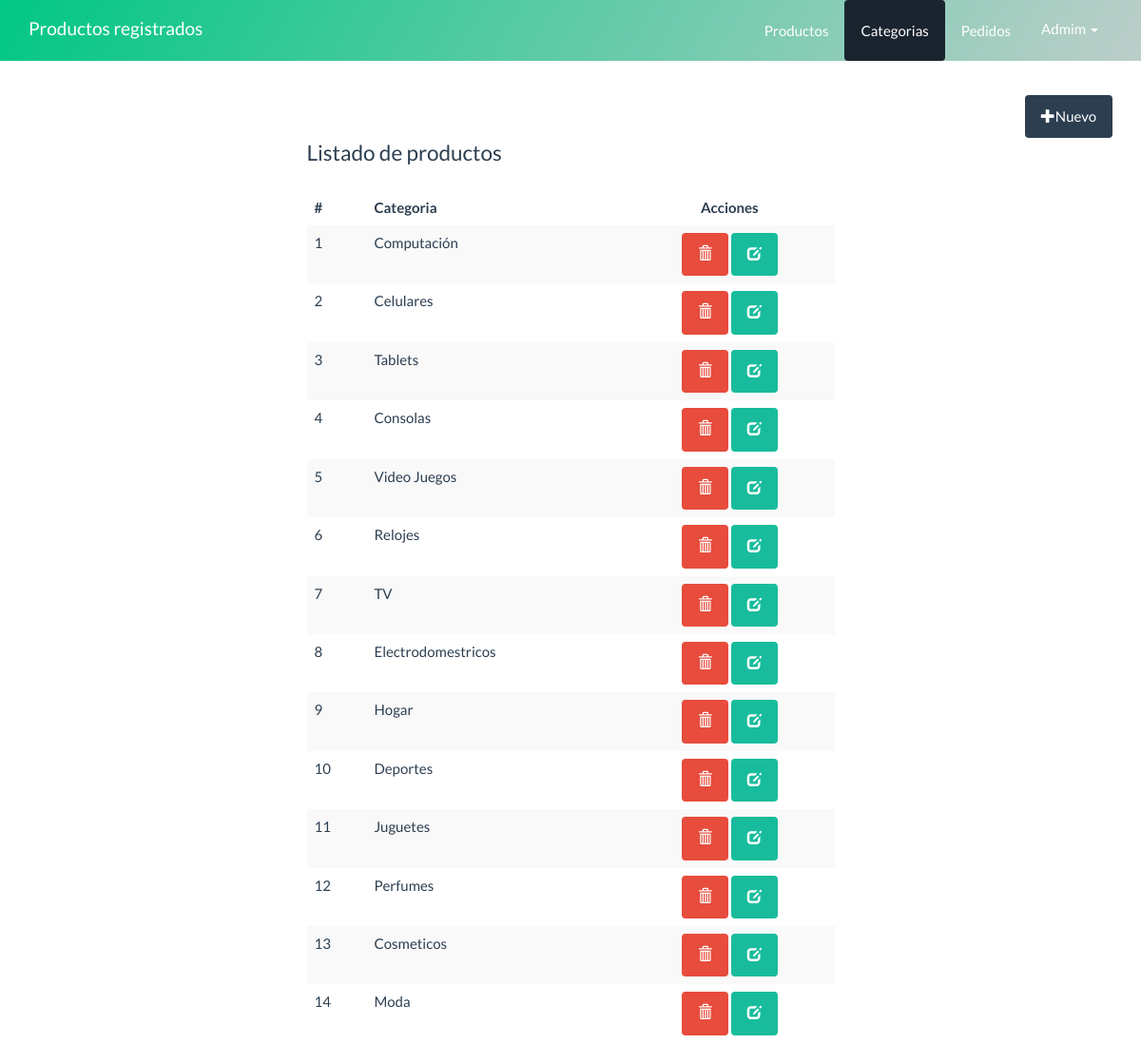
Page /panel/categorias/index.php on the committed database.
### tables this page shows
CREATE TABLE `categoria` (
  `id` int(11) UNSIGNED NOT NULL,
  `nomCategoria` varchar(100) NOT NULL
);

### src/categoria.php (called while the page is built, shortened)
<?php
class Categoria{
    private $cn = null;
    public function __construct(){
        $this -> config=parse_ini_file(__DIR__.'/../config.ini');
        $this->cn = new \PDO( $this->config['dns'], $this->config['usuario'],$this->config['clave'],array(
            \PDO::MYSQL_ATTR_INIT_COMMAND => 'SET NAMES utf8'
        ));
    }
    public function mostrar(){
        $sql = "SELECT * FROM `categoria`";
        $resultado = $this->cn->prepare($sql);
        if($resultado->execute())
            return $resultado->fetchAll();
        return false;
    }
}

### panel/categorias/index.php (the view, shortened to what this page needs)
<!DOCTYPE html>
<html lang="en">
  <head>
    <link rel="stylesheet" href="../../assets/css/bootstrap.min.css">
    <link rel="stylesheet" href="../../assets/css/estilos.css">
  </head>
  <body>
    <nav class="navbar navbar-default navbar-fixed-top">
      <div class="container">
        <div class="navbar-header">
          <a class="navbar-brand" href="../dashboard.php">Productos registrados</a>
        </div>
        <div id="navbar" class="navbar-collapse collapse">
          <ul class="nav navbar-nav pull-right">
            <li>
              <a href="../productos/index.php" class="btn">Productos</a>
            </li>
            <li class="active">
              <a href="index.php" class="btn">Categorias</a>
            </li>
            <li>
              <a href="../pedidos/index.php" class="btn">Pedidos</a>
            </li>
            <li class="dropdown">
              <a href="#" class="dropdown-toggle" data-toggle="dropdown" role="button" aria-haspopup="true" aria-expanded="false">Admim <span class="caret"></span></a>
            </li>
          </ul>
        </div>
      </div>
    </nav>
    <div class="container" id="main">
        <div class="row">
            <div class="col-md-12">
                <div class="pull-right">
                    <a href="form_registrar.php" class="btn btn-primary"><span class="glyphicon glyphicon-plus"></span>Nuevo</a>
                </div>
            </div>
        </div>
        <div class="row">
            <div class="col-md-6">
                <fieldset>
                  <legend>Listado de productos</legend>
                  <table class="table table-hover table-striped">
                    <thead>
                      <tr>
                        <th>#</th>
                        <th>Categoria</th>
                        <th class="text-center">Acciones</th>
                      </tr>
                    </thead>
                    <tbody>
                      <?php
                        $tienda = new Kawschool\Categoria;
                        $info_producto = $tienda->mostrar();
                        $cantidad = count($info_producto);
                        if($cantidad > 0){
                          $c = 0;
                          for($x =0; $x < $cantidad; $x++){
                            $c++;
                            $item = $info_producto[$x];
                      ?>
                      <tr>
                        <td><?php print $c?></td>
                        <td><?php print $item['nomCategoria']?></td>
                        <td class="text-center">
                        <a href="../accionesCategoria.php?id=<?php print $item['id'] ?>" class="btn btn-danger"><span class="glyphicon glyphicon-trash"></span></a>
                        <a href="form_actualizar.php?id=<?php print $item['id'] ?>" class="btn btn-success"><span class="glyphicon glyphicon-edit"></span></a>
                        </td>
                      </tr>
                      <?php
                        }
                          }else{
                      ?>
                      <tr >
                      <td align="center" colspan="7">No hay registros</td>
                      </tr>
                      <?php
                        }
                      ?>
                    </tbody>
                  </table>
                </fieldset>
            </div>
        </div>
    </div>
  </body>
</html>

### assets/css/estilos.css (style rules this page uses)
#main { margin-top: 100px; }
.navbar-default { background-image: linear-gradient(120deg, #01c785 0%, #bdceca 100%); }
.row { display: flex; flex-wrap: wrap; justify-content: space-evenly; }

### rows in the picture
categoria: nomCategoria "Computación"
categoria: nomCategoria "Celulares"
categoria: nomCategoria "Tablets"
categoria: nomCategoria "Consolas"
categoria: nomCategoria "Video Juegos"
categoria: nomCategoria "Relojes"
categoria: nomCategoria "TV"
categoria: nomCategoria "Electrodomestricos"
categoria: nomCategoria "Hogar"
categoria: nomCategoria "Deportes"
categoria: nomCategoria "Juguetes"
categoria: nomCategoria "Perfumes"
categoria: nomCategoria "Cosmeticos"
categoria: nomCategoria "Moda"
